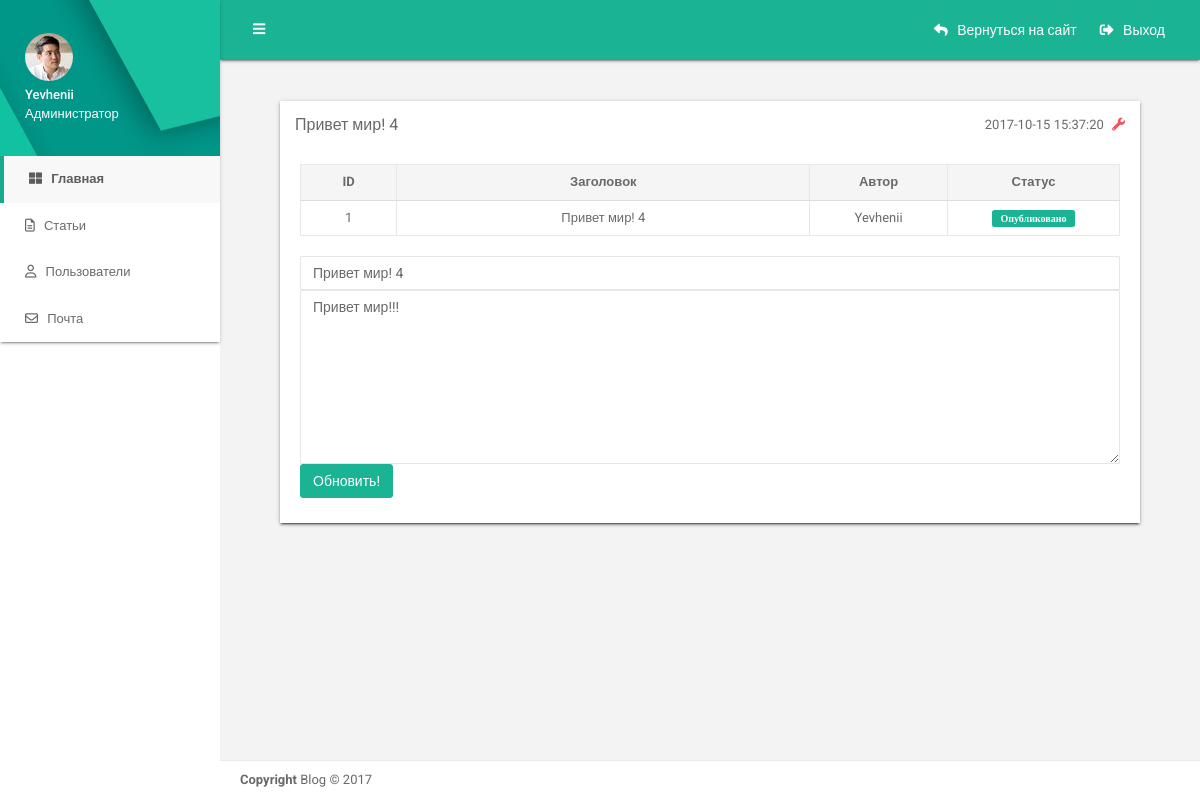
The page /admin/article-edit.php?id=1 (signed in) on the database its author committed.
### tables this page shows
CREATE TABLE `article` (
  `id` int(11) NOT NULL,
  `title` char(50) NOT NULL,
  `text` text NOT NULL,
  `author` char(15) NOT NULL,
  `status` tinyint(1) NOT NULL,
  `date` datetime NOT NULL
);

CREATE TABLE `user` (
  `id` int(11) NOT NULL,
  `name` char(50) NOT NULL,
  `email` char(50) NOT NULL,
  `pass` char(250) NOT NULL,
  `userGroup` tinyint(10) NOT NULL,
  `status` tinyint(1) NOT NULL,
  `photo` char(50) NOT NULL,
  `regDate` date NOT NULL
);

### src/function.php (called while the page is built, shortened)
<?php
function mysqliquery($query){
	$host = '000';
	$database = '000';
	$user = '000';
	$password = '000';
	$link = mysqli_connect($host, $user, $password, $database)
	or die("Ошибка " . mysqli_error($link));
	mysqli_query($link, "SET NAMES 'utf8' COLLATE 'utf8_general_ci'");
	mysqli_query($link, "SET CHARACTER SET 'utf8'");
	$result = mysqli_query($link, $query) or die("Ошибка " . mysqli_error($link));
	return $result;
}
function getValue($table, $id){
	$query = "SELECT *  FROM `" . $table . "`  WHERE `id` = " . $id;
	$result = mysqliquery($query);
	return $result;
}
function updateStatusUser($id){
	$query = "SELECT status FROM `user` WHERE `id` = " . $id;
	$result = mysqliquery($query);
}
if ($_SESSION['id']){
	updateStatusUser($_SESSION['id']);
}

### src/admin/article-edit.php (the view, shortened to what this page needs)
<?php
include_once "block_header.php";
if (isset($_GET['id'])) {
	$result = getValue("article", $_GET['id']);
	while($row = mysqli_fetch_assoc($result)) {
		$id =  $row['id'];
		$title = $row['title'];
		$text = $row['text'];
		$status = $row['status'];
		$author = $row['author'];
		$date = $row['date'];
	}
	$result2 = getValue("user", $author);
	while($row = mysqli_fetch_assoc($result2)) {
		$userName = $row['name'];
	}
}
else{
	header('Location: /admin/article-list.php');
}
?>
	<div class="wrapper wrapper-content animated fadeIn">
		<div class="p-w-md m-t-sm">
			<div class="row">
				<div class="col-lg-12">
					<div class="ibox">
						<div class="ibox float-e-margins">
							<div class="ibox-title">
								<h5><?php echo $title ?></h5>
								<div class="ibox-tools">
									<?php echo $date ?>
									<a class="dropdown-toggle" data-toggle="dropdown" href="#">
										<i class="fa fa-wrench text-danger"></i>
									</a>
								</div>
							</div>
							<div class="ibox-content">
								<table class="table table-bordered">
									<thead>
									<tr>
										<th class="text-center" style="width:70px;">ID</th>
										<th class="text-center" style="width:300px;">Заголовок</th>
										<th class="text-center" style="width:100px;">Автор</th>
										<th class="text-center" style="width:100px;">Статус</th>
									</tr>
									</thead>
									<tbody>
									<tr>
										<td class='text-center'><?php  echo $id ?></td>
										<td class='text-center'><?php  echo $title ?></td>
										<td class='text-center'><?php  echo $userName ?></td>
										<?php
										if ($status == 1){
											echo ("<td style='width:125px;' class='text-center'><span class='label label-primary'> Опубликовано </span></td>") ;
										}
										else{
											echo ("<td style='width:125px;' class='text-center'><span class='label label-danger'> в редакции </span></td>") ;
										}
										?>
										 </tr>
									</tbody>
								</table>
									<form method="post" action="article-edit-step2.php">
										<input name="title" type="text" value="<?php  echo $title ?>" class="form-control">
										<textarea name="text" class="form-control" rows="8"><?php  echo $text ?></textarea>
										<button type="submit" class="btn btn-primary">Обновить!</button>
									</form>
							</div>
						</div>
					</div>
				</div>
			</div>
		</div>
	</div>
<?php
include_once "block_footer.php"
?>

### rows shown on the page
article: title "Привет мир! 4", date "2017-10-15 15:37:20", author "1", text "Привет мир!!!"
user: name "Yevhenii"

### other values the page prints
$_SESSION['name'] "Yevhenii"
